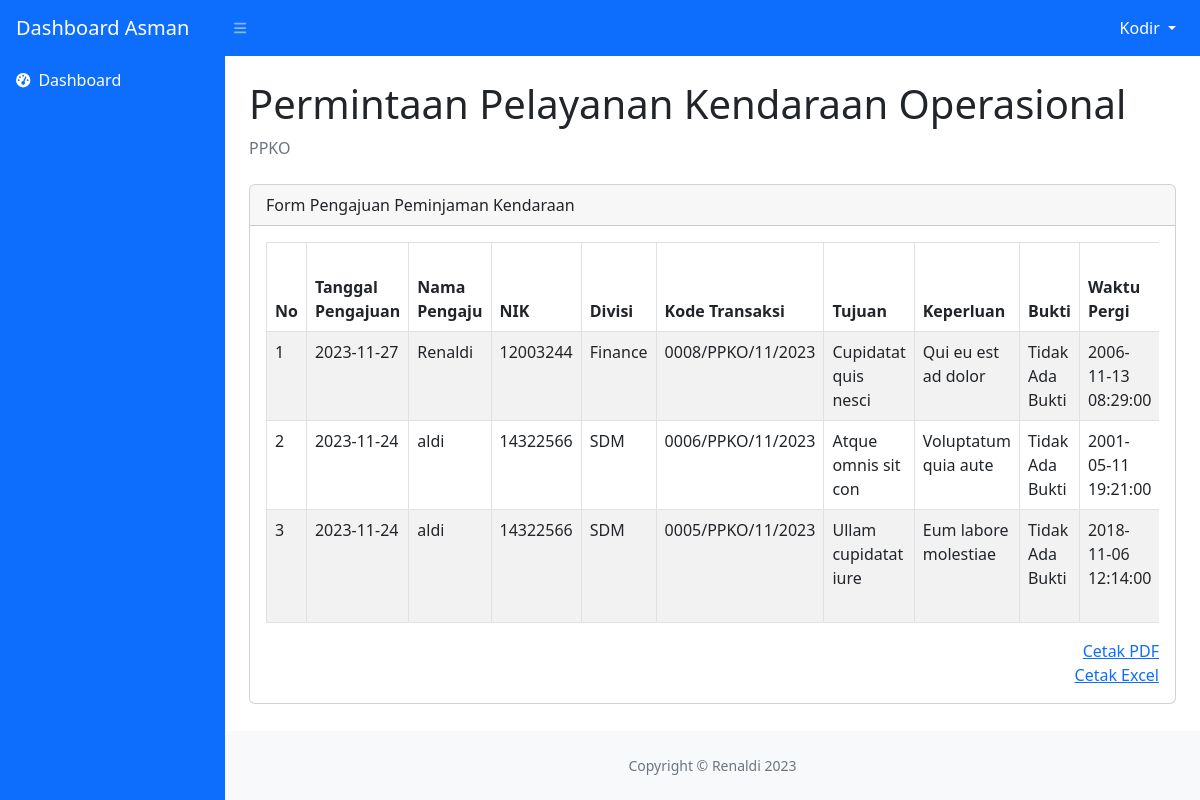
/dashboard_MGA/transaksi.php (signed in), run on an earlier commit of the app's database.
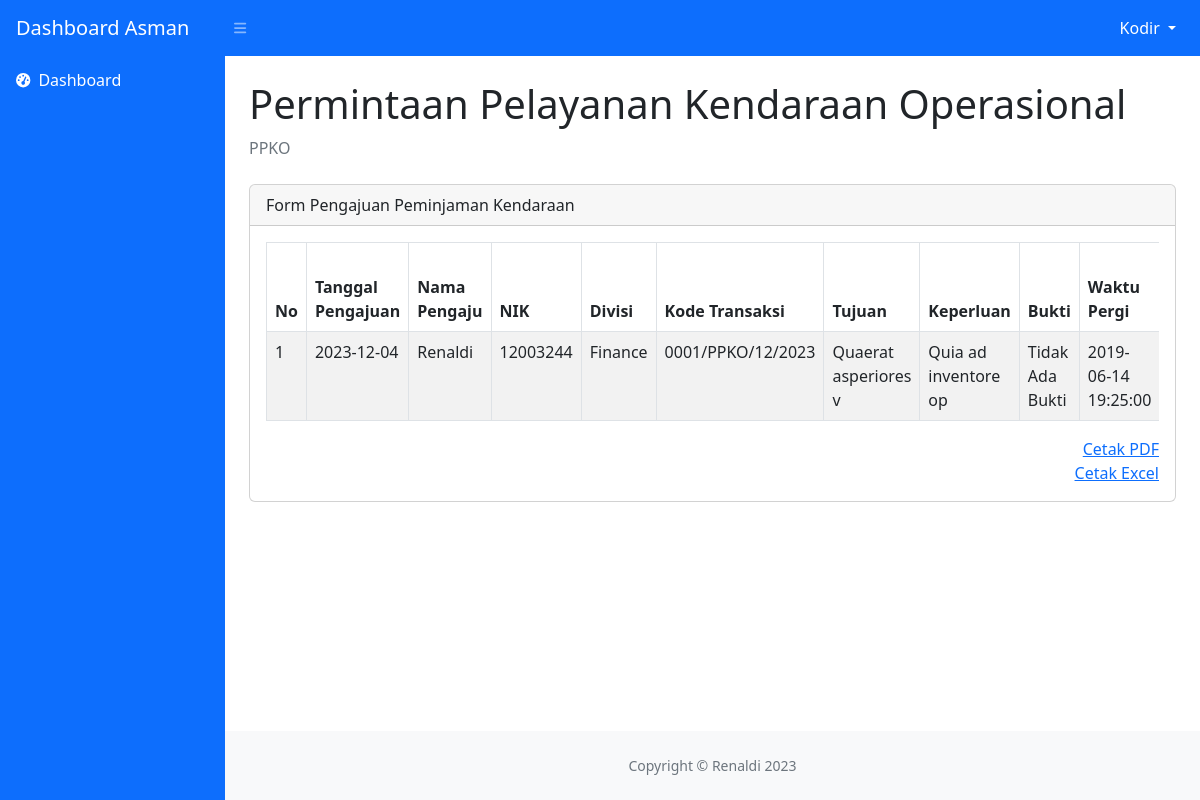
And on a later commit of the database.
### tables this page shows
CREATE TABLE `pengajuan` (
  `id_pengajuan` int(11) NOT NULL,
  `id_author` int(11) NOT NULL,
  `tgl_pengajuan` date NOT NULL,
  `kd_transaksi` varchar(50) NOT NULL,
  `tujuan` varchar(150) NOT NULL,
  `keperluan` varchar(120) NOT NULL,
  `bukti` varchar(155) NOT NULL,
  `waktu_pergi` datetime NOT NULL,
  `waktu_kembali` datetime NOT NULL,
  `no_hp` varchar(20) NOT NULL,
  `nama_bp` varchar(150) NOT NULL,
  `keterangan` varchar(50) NOT NULL,
  `tgl_PManager` date DEFAULT NULL,
  `tgl_PUmum` date NOT NULL,
  `tgl_PAsmen` date NOT NULL,
  `tgl_PSpv` date NOT NULL,
  `tgl_selesai` date DEFAULT NULL,
  `status` varchar(50) NOT NULL,
  `kendaraan_id` int(11) NOT NULL,
  `supir` varchar(150) NOT NULL,
  `uang_jalan` decimal(10,0) NOT NULL,
  `total_biaya` decimal(10,0) NOT NULL,
  `sisa_saldo` decimal(10,0) NOT NULL,
  `tgl_pergi` datetime NOT NULL,
  `tgl_kembali` datetime NOT NULL
);

CREATE TABLE `user` (
  `id_user` int(11) NOT NULL,
  `nama` varchar(50) NOT NULL,
  `nik` int(20) NOT NULL,
  `password` varchar(50) NOT NULL,
  `nama_divisi` varchar(50) NOT NULL,
  `level` varchar(20) NOT NULL,
  `status_user` varchar(20) NOT NULL
);

### dashboard_MGA/transaksi.php (the view, shortened to what the changed rows need)
<?php
include "../koneksi.php";
?>
<!DOCTYPE html>
<html lang="en">
<head>
    <link href="https://cdn.jsdelivr.net/npm/simple-datatables@7.1.2/dist/style.min.css" rel="stylesheet" />
    <link href="../css/styles.css" rel="stylesheet" />
</head>
<body class="sb-nav-fixed">
    <div id="layoutSidenav">
        <div id="layoutSidenav_content">
            <main>
                <div class="container-fluid px-4">
                    <h1 class="mt-4">Permintaan Pelayanan Kendaraan Operasional</h1>
                    <div class="card">
                        <div class="card-body">
                            <div style="overflow-x: auto;">
                                <table id="datatablesSimple" class="table table-bordered table-striped table-hover">
                                    <thead>
                                        <tr>
                                            <th>No</th>
                                            <th>Tanggal Pengajuan</th>
                                            <th>Nama Pengaju</th>
                                            <th>NIK</th>
                                            <th>Divisi</th>
                                            <th>Kode Transaksi</th>
                                            <th>Tujuan</th>
                                            <th>Keperluan</th>
                                            <th>Bukti</th>
                                            <th>Waktu Pergi</th>
                                        </tr>
                                    </thead>
                                    <?php
                                    $no = 1;
                                    $tampil = mysqli_query($koneksi, "SELECT p.*, u.* FROM pengajuan p  JOIN user u on u.nik= p.id_author  WHERE p.status='Peminjaman Selesai' ORDER BY id_pengajuan DESC");
                                    while ($data = mysqli_fetch_array($tampil)) :
                                    ?>
                                        <tr>
                                            <td><?= $no++ ?></td>
                                            <td><?= $data['tgl_pengajuan'] ?></td>
                                            <td><?= $data['nama'] ?></td>
                                            <td><?= $data['nik'] ?></td>
                                            <td><?= $data['nama_divisi'] ?></td>
                                            <td><?= $data['kd_transaksi'] ?></td>
                                            <td><?= $data['tujuan'] ?></td>
                                            <td><?= $data['keperluan'] ?></td>
                                            <td>
                                                <?php if (strpos($data['bukti'], ".jpg") !== false || strpos($data['bukti'], ".jpeg") !== false || strpos($data['bukti'], ".png") !== false) { ?>
                                                    <a href="/percobaan/assets/img/<?= $data['bukti'] ?>" target="_blank">
                                                        <img src="/percobaan/assets/img/<?= $data['bukti'] ?>" width="50">
                                                    </a>
                                                <?php } else {
                                                    echo "Tidak Ada Bukti";
                                                }
                                                ?>
                                            </td>
                                            <td><?= $data['waktu_pergi'] ?></td>
                                        </tr>
                                    <?php endwhile ?>
                                </table>
                            </div>
                        </div>
                    </div>
            </main>
        </div>
    </div>
</html>

What changed in the data, as far as the page shows it:
removed pengajuan: tgl_pengajuan "2023-11-27", user.nama "Renaldi", user.nik "12003244", user.nama_divisi "Finance", kd_transaksi "0008/PPKO/11/2023", tujuan "Cupidatat quis nesci", keperluan "Qui eu est ad dolor", bukti "Tidak Ada Bukti", waktu_pergi "2006-11-13 08:29:00"
removed pengajuan: tgl_pengajuan "2023-11-24", user.nama "aldi", user.nik "14322566", user.nama_divisi "SDM", kd_transaksi "0006/PPKO/11/2023", tujuan "Atque omnis sit con", keperluan "Voluptatum quia aute", bukti "Tidak Ada Bukti", waktu_pergi "2001-05-11 19:21:00"
removed pengajuan: tgl_pengajuan "2023-11-24", user.nama "aldi", user.nik "14322566", user.nama_divisi "SDM", kd_transaksi "0005/PPKO/11/2023", tujuan "Ullam cupidatat iure", keperluan "Eum labore molestiae", bukti "Tidak Ada Bukti", waktu_pergi "2018-11-06 12:14:00"
added pengajuan: tgl_pengajuan "2023-12-04", user.nama "Renaldi", user.nik "12003244", user.nama_divisi "Finance", kd_transaksi "0001/PPKO/12/2023", tujuan "Quaerat asperiores v", keperluan "Quia ad inventore op", bukti "Tidak Ada Bukti", waktu_pergi "2019-06-14 19:25:00"
